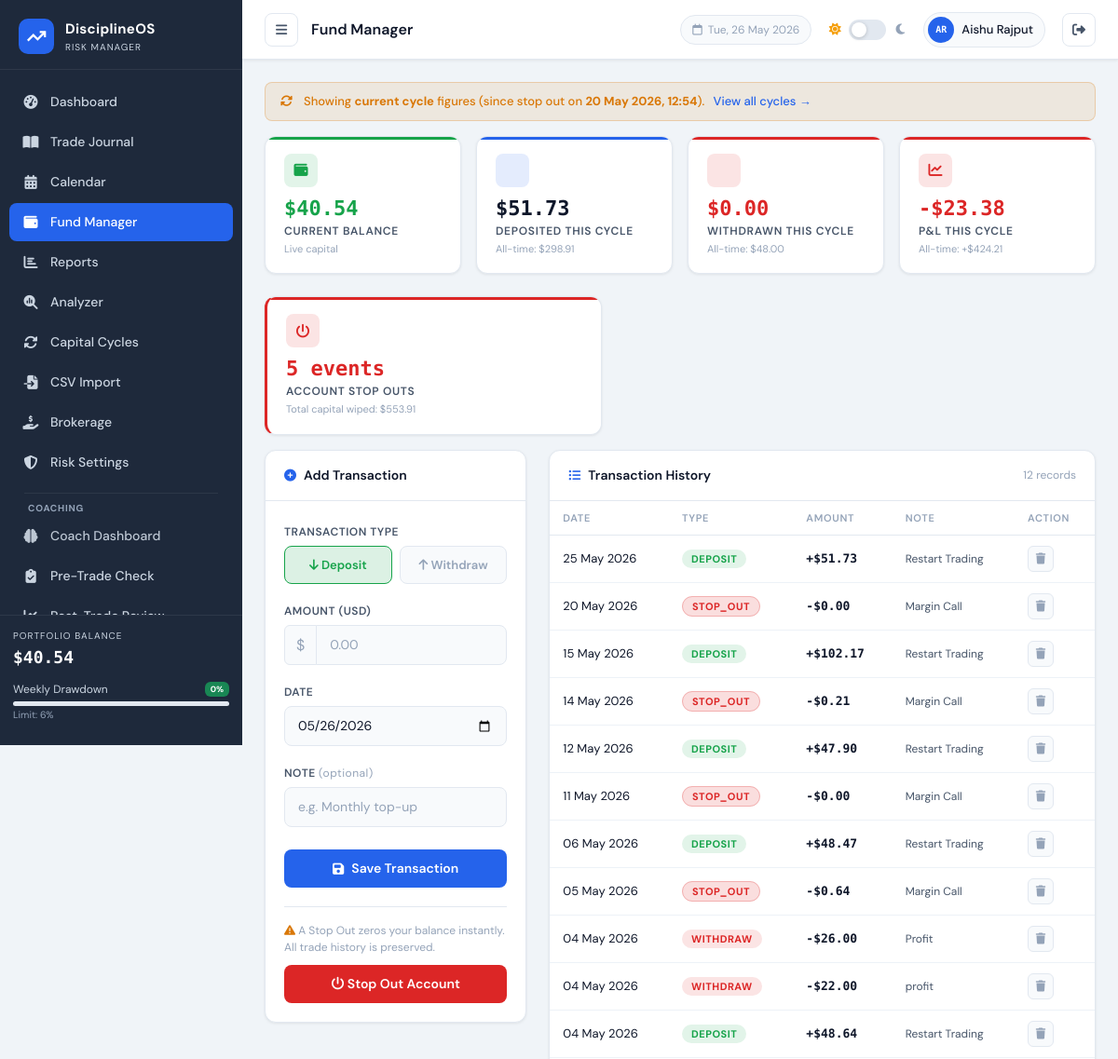
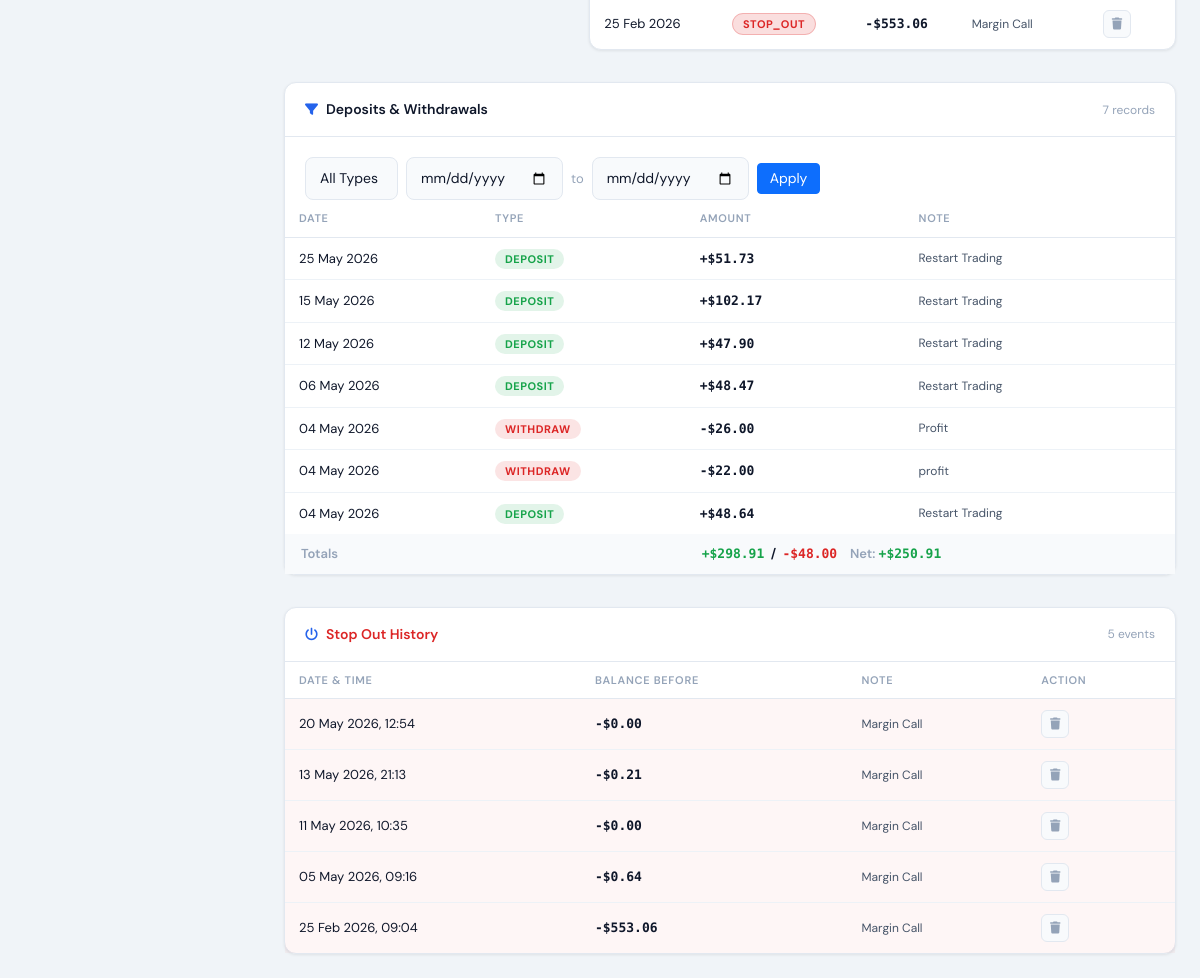
The page /pages/funds.php (signed in) on the database its author committed (2 pictures, top to bottom).
### tables this page shows
CREATE TABLE `users` (
  `id` int NOT NULL,
  `name` varchar(100) NOT NULL,
  `email` varchar(150) NOT NULL,
  `password` varchar(255) NOT NULL,
  `initial_balance` decimal(15,2) DEFAULT '10000.00',
  `role` enum('user','admin') NOT NULL DEFAULT 'user',
  `last_login_at` datetime DEFAULT NULL,
  `last_active_at` datetime DEFAULT NULL,
  `login_count` int NOT NULL DEFAULT '0',
  `daily_loss_pct` decimal(5,2) DEFAULT NULL,
  `weekly_loss_pct` decimal(5,2) DEFAULT NULL,
  `warning_threshold_pct` decimal(5,2) DEFAULT NULL,
  `profit_lock_mode` tinyint DEFAULT NULL,
  `max_trades_per_day` int DEFAULT NULL,
  `max_risk_per_trade_pct` decimal(5,2) DEFAULT NULL,
  `signup_ip` varchar(45) DEFAULT NULL,
  `created_at` timestamp NOT NULL DEFAULT CURRENT_TIMESTAMP
);

CREATE TABLE `transactions` (
  `id` int NOT NULL,
  `user_id` int NOT NULL DEFAULT '1',
  `type` enum('deposit','withdraw','stop_out') NOT NULL,
  `amount` decimal(15,2) NOT NULL,
  `note` varchar(255) DEFAULT NULL,
  `date` date NOT NULL,
  `created_at` timestamp NOT NULL DEFAULT CURRENT_TIMESTAMP
);

### pages/funds.php (the view, shortened to what the rows shown need)
<?php
require_once '../config/db.php';
$db     = getDB();
$userId = getCurrentUserId();
$txStmt = $db->prepare("SELECT * FROM transactions WHERE user_id = ? ORDER BY date DESC, created_at DESC");
$txStmt->execute([$userId]);
$transactions = $txStmt->fetchAll();
$lastSO = null;
foreach ($transactions as $tx) {
    if ($tx['type'] === 'stop_out') { $lastSO = $tx; break; }
}
$showCycleBadge   = false;
if ($lastSO) {
    $showCycleBadge = true;
}
$fWhere  = "WHERE user_id = ? AND type IN ('deposit','withdraw')";
$fParams = [$userId];
$filteredTxStmt = $db->prepare("SELECT * FROM transactions $fWhere ORDER BY date DESC, created_at DESC");
$filteredTxStmt->execute($fParams);
$filteredTx = $filteredTxStmt->fetchAll();
$rootPath  = '../';
include '../includes/header.php';
?>
<?php if ($showCycleBadge): ?>
<div class="alert-custom alert-warning mb-3" style="padding:10px 16px;font-size:13px">
    <i class="fas fa-rotate"></i>
    <span>
        Showing <strong>current cycle</strong> figures
        (since stop out on <strong><?= date('d M Y, H:i', strtotime($lastSO['created_at'])) ?></strong>).
        <a href="cycles.php" style="margin-left:6px;color:var(--accent)">View all cycles →</a>
    </span>
</div>
<?php endif; ?>
<div class="row g-4">
    <div class="col-lg-8">
        <div class="panel">
            <div style="overflow-x:auto">
                <table class="data-table">
                    <thead>
                        <tr>
                            <th>Date</th>
                            <th>Type</th>
                            <th>Amount</th>
                            <th>Note</th>
                            <th>Action</th>
                        </tr>
                    </thead>
                    <tbody>
                    <?php if (empty($transactions)): ?>
                        <tr><td colspan="5" style="text-align:center;color:var(--text-muted);padding:30px">No transactions yet.</td></tr>
                    <?php else: ?>
                        <?php foreach ($transactions as $tx): ?>
                        <tr>
                            <td style="font-size:13px"><?= date('d M Y', strtotime($tx['date'])) ?></td>
                            <td>
                                <span class="tx-type-badge <?= $tx['type'] ?>">
                                    <?= ucfirst($tx['type']) ?>
                                </span>
                            </td>
                            <td class="<?= $tx['type'] === 'deposit' ? 'pl-positive' : 'pl-negative' ?> mono">
                                <?= $tx['type'] === 'deposit' ? '+' : '-' ?><?= formatUSD($tx['amount']) ?>
                            </td>
                            <td style="font-size:12px;color:var(--text-secondary)">
                                <?= $tx['note'] ? htmlspecialchars($tx['note']) : '<span style="color:var(--text-muted)">—</span>' ?>
                            </td>
                            <td>
                                <a href="?del_tx=<?= $tx['id'] ?>" class="btn-action delete"
                                   onclick="return confirm('Delete this transaction?')" title="Delete">
                                    <i class="fas fa-trash"></i>
                                </a>
                            </td>
                        </tr>
                        <?php endforeach; ?>
                    <?php endif; ?>
                    </tbody>
                </table>
            </div>
        </div>
    </div>
</div>
<div class="row g-4 mt-2">
    <div class="col-12">
        <div class="panel">
            <div style="overflow-x:auto">
                <table class="data-table">
                    <thead>
                        <tr>
                            <th>Date</th>
                            <th>Type</th>
                            <th>Amount</th>
                            <th>Note</th>
                        </tr>
                    </thead>
                    <tbody>
                    <?php if (empty($filteredTx)): ?>
                        <tr><td colspan="4" style="text-align:center;color:var(--text-muted);padding:30px">No records match the selected filters.</td></tr>
                    <?php else: ?>
                        <?php foreach ($filteredTx as $tx): ?>
                        <tr>
                            <td style="font-size:13px"><?= date('d M Y', strtotime($tx['date'])) ?></td>
                            <td>
                                <span class="tx-type-badge <?= $tx['type'] ?>">
                                    <?= ucfirst($tx['type']) ?>
                                </span>
                            </td>
                            <td class="<?= $tx['type'] === 'deposit' ? 'pl-positive' : 'pl-negative' ?> mono">
                                <?= $tx['type'] === 'deposit' ? '+' : '-' ?><?= formatUSD($tx['amount']) ?>
                            </td>
                            <td style="font-size:12px;color:var(--text-secondary)">
                                <?= $tx['note'] ? htmlspecialchars($tx['note']) : '<span style="color:var(--text-muted)">—</span>' ?>
                            </td>
                        </tr>
                        <?php endforeach; ?>
                    <?php endif; ?>
                    </tbody>
                </table>
            </div>
        </div>
    </div>
</div>
<?php
$soHistory = $db->prepare("SELECT * FROM transactions WHERE user_id=? AND type='stop_out' ORDER BY created_at DESC");
$soHistory->execute([$userId]);
$soRows = $soHistory->fetchAll();
if ($soRows):
?>
<div class="row g-4 mt-2">
    <div class="col-12">
        <div class="panel">
            <div style="overflow-x:auto">
                <table class="data-table">
                    <thead>
                        <tr>
                            <th>Date &amp; Time</th>
                            <th>Balance Before</th>
                            <th>Note</th>
                            <th>Action</th>
                        </tr>
                    </thead>
                    <tbody>
                    <?php foreach ($soRows as $so): ?>
                    <tr style="background:rgba(220,38,38,0.04)">
                        <td style="font-size:13px"><?= date('d M Y, H:i', strtotime($so['created_at'])) ?></td>
                        <td class="pl-negative mono">-<?= formatUSD($so['amount']) ?></td>
                        <td style="font-size:12px;color:var(--text-secondary)"><?= htmlspecialchars($so['note'] ?: '—') ?></td>
                        <td>
                            <a href="?del_tx=<?= $so['id'] ?>" class="btn-action delete"
                               onclick="return confirm('Delete this stop out record? The balance will be restored.')" title="Delete">
                                <i class="fas fa-trash"></i>
                            </a>
                        </td>
                    </tr>
                    <?php endforeach; ?>
                    </tbody>
                </table>
            </div>
        </div>
    </div>
</div>
<?php endif; ?>
<?php include '../includes/footer.php'; ?>

### includes/header.php (shortened to what the rows shown need)
<?php
$currentPage = basename($_SERVER['PHP_SELF'], '.php');
?>
<!DOCTYPE html>
<html lang="en" data-theme="light">
<head>
    <link href="https://cdn.jsdelivr.net/npm/bootstrap@5.3.2/dist/css/bootstrap.min.css" rel="stylesheet">
    <link href="https://cdnjs.cloudflare.com/ajax/libs/font-awesome/6.5.0/css/all.min.css" rel="stylesheet">
    <link href="<?= $rootPath ?? '' ?>assets/css/style.css" rel="stylesheet">
</head>
<body>
        <?php if (isAdmin()): ?>
        <div style="margin:12px 16px;border-top:1px solid rgba(255,255,255,.07)"></div>
        <div style="font-size:10px;font-weight:700;letter-spacing:.08em;color:rgba(250,204,21,.7);text-transform:uppercase;padding:4px 20px 2px">
            <i class="fas fa-shield-halved me-1" style="color:rgba(250,204,21,.7)"></i>Admin Only
        </div>
        <a href="<?= $rootPath ?? '' ?>pages/admin.php" class="nav-item <?= $currentPage === 'admin' ? 'active' : '' ?>" style="margin:2px 12px;border-radius:8px">
            <i class="fas fa-chart-line" style="color:rgba(250,204,21,.8)"></i><span style="font-weight:700">User Analytics</span>
        </a>
        <a href="<?= $rootPath ?? '' ?>demo/index.php" class="nav-item" style="background:linear-gradient(135deg,rgba(124,58,237,.12),rgba(37,99,235,.12));border:1px solid rgba(124,58,237,.25);margin:4px 12px;border-radius:8px;padding:10px 14px">
            <i class="fas fa-flask-vial" style="color:var(--accent-purple)"></i><span style="font-weight:700">Demo Trading</span>
        </a>
        <a href="<?= $rootPath ?? '' ?>india/index.php" class="nav-item" style="background:linear-gradient(135deg,rgba(255,153,51,.12),rgba(19,136,8,.12));border:1px solid rgba(255,153,51,.25);margin:4px 12px;border-radius:8px;padding:10px 14px">
            <span style="font-size:16px;margin-right:2px">🇮🇳</span><span style="font-weight:700">India Market</span>
        </a>
        <?php endif; ?>
        <?php
        $weeklyDD = getWeeklyDrawdown();
        ?>
<div class="main-wrapper" id="mainWrapper">
    <header class="top-bar">
        <div class="topbar-right">
            <?php
            $__loggedUser = getLoggedInUser();
            $__uname      = $__loggedUser['name'] ?? ($_SESSION['user_name'] ?? 'User');
            $__words      = array_filter(explode(' ', $__uname));
            $__initials   = strtoupper(implode('', array_map(fn($w) => $w[0], $__words)));
            $__initials   = substr($__initials, 0, 2);
            ?>
            <div class="user-chip" style="cursor:pointer" title="Account Settings"
                 onclick="window.location='<?= $rootPath ?? '' ?>pages/account.php'">
                <div class="user-avatar"><?= htmlspecialchars($__initials) ?></div>
                <span><?= htmlspecialchars($__uname) ?></span>
            </div>
        </div>
    </header>
    <div class="page-content">

### rows shown on the page
users: name "AR", name "Aishu Rajput"
transactions: created_at "20 May 2026, 12:54", date "20 May 2026", type "STOP_OUT", amount "$0.00", note "Margin Call"
transactions: date "25 May 2026", type "DEPOSIT", amount "$51.73", note "Restart Trading"
transactions: date "15 May 2026", type "DEPOSIT", amount "$102.17", note "Restart Trading"
transactions: date "14 May 2026", type "STOP_OUT", amount "$0.21", note "Margin Call", created_at "13 May 2026, 21:13"
transactions: date "12 May 2026", type "DEPOSIT", amount "$47.90", note "Restart Trading"
transactions: date "11 May 2026", type "STOP_OUT", amount "$0.00", note "Margin Call", created_at "11 May 2026, 10:35"
transactions: date "06 May 2026", type "DEPOSIT", amount "$48.47", note "Restart Trading"
transactions: date "05 May 2026", type "STOP_OUT", amount "$0.64", note "Margin Call", created_at "05 May 2026, 09:16"
transactions: date "04 May 2026", type "WITHDRAW", amount "$26.00", note "Profit"
transactions: date "04 May 2026", type "WITHDRAW", amount "$22.00", note "profit"
transactions: date "04 May 2026", type "DEPOSIT", amount "$48.64", note "Restart Trading"
transactions: date "25 Feb 2026", type "STOP_OUT", amount "$553.06", note "Margin Call", created_at "25 Feb 2026, 09:04"

### other values the page prints
APP_NAME "DisciplineOS"
formatUSD($balance) "$40.54"
$weeklyDD "0"
$titles[$currentPage] "Fund Manager"
formatUSD($showCycleBadge ? $cycleDeposits : $totalDeposits) "$51.73"
formatUSD($totalDeposits) "$298.91"
formatUSD($showCycleBadge ? $cycleWithdraw : $totalWithdraw) "$0.00"
formatUSD($totalWithdraw) "$48.00"
formatPL($displayPL) "-$23.38"
formatPL($totalPL) "+$424.21"
$soStats['cnt'] "5"
formatUSD($soStats['total']) "$553.91"
count($transactions) "12"
count($filteredTx) "7"
formatUSD($filteredDeposits) "$298.91"
